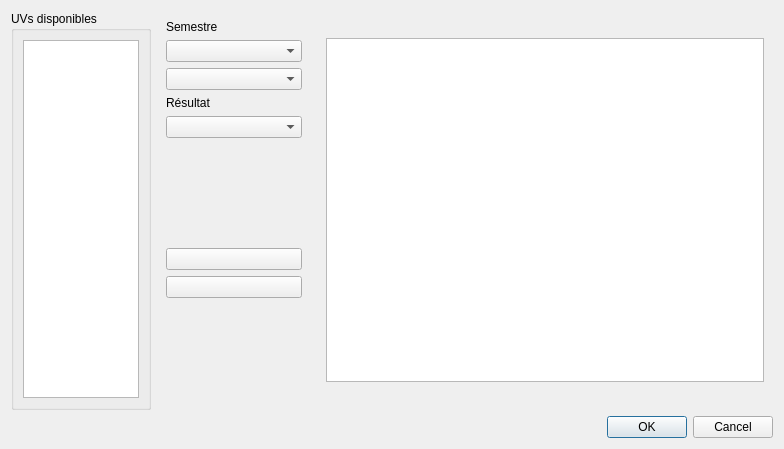
<?xml version="1.0" encoding="UTF-8"?>
<ui version="4.0">
 <class>RemplirUV</class>
 <widget class="QDialog" name="RemplirUV">
  <property name="windowModality">
   <enum>Qt::NonModal</enum>
  </property>
  <property name="geometry">
   <rect>
    <x>0</x>
    <y>0</y>
    <width>784</width>
    <height>449</height>
   </rect>
  </property>
  <property name="baseSize">
   <size>
    <width>760</width>
    <height>425</height>
   </size>
  </property>
  <property name="windowTitle">
   <string>Remplir son dossier</string>
  </property>
  <layout class="QGridLayout" name="gridLayout">
   <item row="1" column="0">
    <widget class="QDialogButtonBox" name="buttonBox">
     <property name="orientation">
      <enum>Qt::Horizontal</enum>
     </property>
     <property name="standardButtons">
      <set>QDialogButtonBox::Cancel|QDialogButtonBox::Ok</set>
     </property>
    </widget>
   </item>
   <item row="0" column="0">
    <layout class="QHBoxLayout" name="horizontalLayout">
     <property name="sizeConstraint">
      <enum>QLayout::SetMinAndMaxSize</enum>
     </property>
     <item>
      <widget class="QGroupBox" name="listGroup">
       <property name="sizePolicy">
        <sizepolicy hsizetype="Minimum" vsizetype="Minimum">
         <horstretch>0</horstretch>
         <verstretch>0</verstretch>
        </sizepolicy>
       </property>
       <property name="maximumSize">
        <size>
         <width>140</width>
         <height>16777215</height>
        </size>
       </property>
       <property name="title">
        <string>UVs disponibles</string>
       </property>
       <layout class="QGridLayout" name="gridLayout_5">
        <item row="0" column="0">
         <widget class="QListWidget" name="listAll">
          <property name="focusPolicy">
           <enum>Qt::StrongFocus</enum>
          </property>
         </widget>
        </item>
       </layout>
      </widget>
     </item>
     <item>
      <widget class="QWidget" name="middleWidget" native="true">
       <layout class="QGridLayout" name="gridLayout_3">
        <item row="10" column="0">
         <spacer name="verticalSpacer">
          <property name="orientation">
           <enum>Qt::Vertical</enum>
          </property>
          <property name="sizeType">
           <enum>QSizePolicy::Expanding</enum>
          </property>
          <property name="sizeHint" stdset="0">
           <size>
            <width>20</width>
            <height>40</height>
           </size>
          </property>
         </spacer>
        </item>
        <item row="3" column="0">
         <widget class="QLabel" name="resultatLabel">
          <property name="text">
           <string>Résultat</string>
          </property>
         </widget>
        </item>
        <item row="7" column="0">
         <widget class="QPushButton" name="ajouterBouton">
          <property name="sizePolicy">
           <sizepolicy hsizetype="Minimum" vsizetype="Minimum">
            <horstretch>0</horstretch>
            <verstretch>0</verstretch>
           </sizepolicy>
          </property>
          <property name="focusPolicy">
           <enum>Qt::StrongFocus</enum>
          </property>
          <property name="text">
           <string/>
          </property>
          <property name="icon">
           <iconset resource="../resources/files.qrc">
            <normaloff>:/images/plus</normaloff>:/images/plus</iconset>
          </property>
          <property name="checkable">
           <bool>false</bool>
          </property>
         </widget>
        </item>
        <item row="5" column="0">
         <spacer name="verticalSpacer_2">
          <property name="orientation">
           <enum>Qt::Vertical</enum>
          </property>
          <property name="sizeHint" stdset="0">
           <size>
            <width>20</width>
            <height>40</height>
           </size>
          </property>
         </spacer>
        </item>
        <item row="4" column="0">
         <widget class="QComboBox" name="resultatCombo">
          <property name="focusPolicy">
           <enum>Qt::StrongFocus</enum>
          </property>
         </widget>
        </item>
        <item row="6" column="0">
         <widget class="QPushButton" name="retirerBouton">
          <property name="enabled">
           <bool>true</bool>
          </property>
          <property name="sizePolicy">
           <sizepolicy hsizetype="Minimum" vsizetype="Minimum">
            <horstretch>0</horstretch>
            <verstretch>0</verstretch>
           </sizepolicy>
          </property>
          <property name="focusPolicy">
           <enum>Qt::StrongFocus</enum>
          </property>
          <property name="icon">
           <iconset resource="../resources/files.qrc">
            <normaloff>:/images/moins</normaloff>:/images/moins</iconset>
          </property>
         </widget>
        </item>
        <item row="2" column="0">
         <widget class="QComboBox" name="anneeCombo">
          <property name="focusPolicy">
           <enum>Qt::StrongFocus</enum>
          </property>
         </widget>
        </item>
        <item row="0" column="0">
         <widget class="QLabel" name="SemestreLabel">
          <property name="text">
           <string>Semestre</string>
          </property>
         </widget>
        </item>
        <item row="1" column="0">
         <widget class="QComboBox" name="saisonCombo">
          <property name="focusPolicy">
           <enum>Qt::StrongFocus</enum>
          </property>
         </widget>
        </item>
       </layout>
      </widget>
     </item>
     <item>
      <widget class="QWidget" name="frame" native="true">
       <layout class="QGridLayout" name="gridLayout_2">
        <item row="0" column="0">
         <widget class="QTableWidget" name="m_pTableWidget">
          <property name="sizePolicy">
           <sizepolicy hsizetype="Fixed" vsizetype="Fixed">
            <horstretch>0</horstretch>
            <verstretch>0</verstretch>
           </sizepolicy>
          </property>
          <property name="minimumSize">
           <size>
            <width>438</width>
            <height>344</height>
           </size>
          </property>
          <property name="maximumSize">
           <size>
            <width>438</width>
            <height>344</height>
           </size>
          </property>
          <property name="baseSize">
           <size>
            <width>438</width>
            <height>344</height>
           </size>
          </property>
          <property name="sortingEnabled">
           <bool>false</bool>
          </property>
          <attribute name="horizontalHeaderCascadingSectionResizes">
           <bool>true</bool>
          </attribute>
          <attribute name="verticalHeaderShowSortIndicator" stdset="0">
           <bool>true</bool>
          </attribute>
          <attribute name="verticalHeaderStretchLastSection">
           <bool>true</bool>
          </attribute>
         </widget>
        </item>
       </layout>
      </widget>
     </item>
    </layout>
   </item>
  </layout>
 </widget>
 <resources>
  <include location="../resources/files.qrc"/>
 </resources>
 <connections>
  <connection>
   <sender>buttonBox</sender>
   <signal>rejected()</signal>
   <receiver>RemplirUV</receiver>
   <slot>reject()</slot>
   <hints>
    <hint type="sourcelabel">
     <x>316</x>
     <y>260</y>
    </hint>
    <hint type="destinationlabel">
     <x>286</x>
     <y>274</y>
    </hint>
   </hints>
  </connection>
  <connection>
   <sender>buttonBox</sender>
   <signal>accepted()</signal>
   <receiver>RemplirUV</receiver>
   <slot>accept()</slot>
   <hints>
    <hint type="sourcelabel">
     <x>248</x>
     <y>254</y>
    </hint>
    <hint type="destinationlabel">
     <x>157</x>
     <y>274</y>
    </hint>
   </hints>
  </connection>
 </connections>
</ui>
